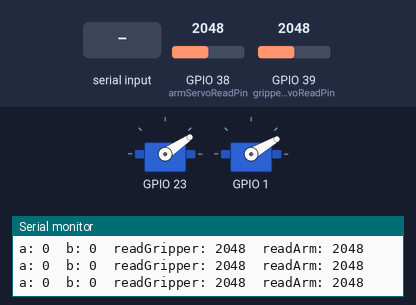
Simulated run of this sketch. Board: ESP32. On the bench: 2 × servo, the last lines printed to the serial monitor. Inputs (shaded band) come from the test bench; at power-on: GPIO 38 (armServoReadPin) = 2048, GPIO 39 (gripperServoReadPin) = 2048.

Above: at 1.2 s.
1.3 s: "90,45\n" received over Serial
At 1.6 s:
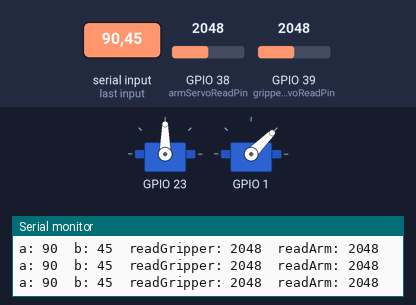
2.8 s: "30,150\n" received over Serial
At 4.0 s:
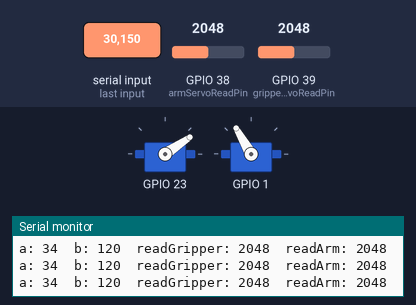
4.3 s: "1,90\n" received over Serial
At 5.7 s:
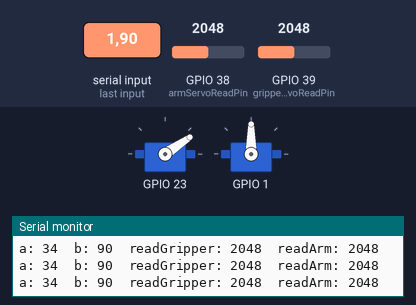
Timing chart, 0 to 7.3 s (numbered marks = the images above; inputs shaded):
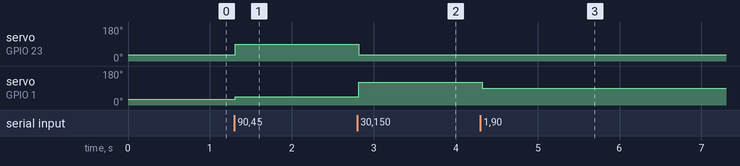

Measured:
- after the input at 1.3 s, servo on GPIO 23: 34° → 90° at once; servo on GPIO 1: 30° → 45° at once
- after the input at 2.8 s, servo on GPIO 23: 90° → 34° at once; servo on GPIO 1: 45° → 120° at once
- after the input at 4.3 s, servo on GPIO 1: 120° → 90° at once

The sketch:

BothServoCalibrationTest.ino
```cpp
#include <ESP32Servo.h>

Servo gripperServo;
Servo armServo;

int gripperServoPin = MOSI;
int armServoPin = TX;

int gripperServoReadPin = A3;
int armServoReadPin = A2;

int gripperServoRead;
int armServoRead;

int gripperAngle = 34;
int armAngle = 30;

int gripperVal;
int armVal;

const int capacitivePin1 = T9;
const int capacitivePin2 = T8;

bool capacitiveLogic1 = false;
bool capacitiveLogic2 = false;

const int TOUCH_THRESHOLD = 30;

String receivedString = "";
String stringToSend = "";

unsigned long prevMillis = 0;


void setup()
{
  Serial.begin(115200);
  while (!Serial);

	// Allow allocation of all timers
	ESP32PWM::allocateTimer(0);
	ESP32PWM::allocateTimer(1);
	ESP32PWM::allocateTimer(2);
	ESP32PWM::allocateTimer(3);

  gripperServo.setPeriodHertz(50);
  gripperServo.attach(gripperServoPin, 500, 2400);
  gripperServo.write(gripperAngle);

  armServo.setPeriodHertz(50);
  armServo.attach(armServoPin, 500, 2400);
  armServo.write(armAngle);

}

void loop() {

  gripperServoRead = analogRead(gripperServoReadPin);
  armServoRead = analogRead(armServoReadPin);


  if (Serial.available() > 0) {
    String receivedData = Serial.readStringUntil('\n');
    receivedData.trim();
    int commaIndex = receivedData.indexOf(',');
    if (commaIndex != -1) {
 // Extract the values before and after the comma
      String firstValue = receivedData.substring(0, commaIndex);
      String secondValue = receivedData.substring(commaIndex + 1);

      // Convert the string values to integers or other data types if needed
      gripperVal = constrain(firstValue.toInt(), 34, 120);
      armVal = constrain(secondValue.toInt(), 0, 120);
      gripperServo.write(gripperVal);
      armServo.write(armVal);

  }
}
      Serial.println("a: " + String(gripperVal) + "\tb: " +  String(armVal) + "\treadGripper: " + String(gripperServoRead) + "\treadArm: " + String(armServoRead));
      Serial.flush();
      delay(100);
}
```
